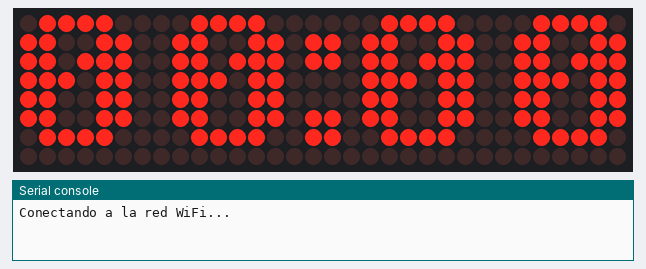
A program run on a simulated ESP32 board running MicroPython. Shown: 32×8 LED matrix, the last lines printed to the serial console. WiFi joins after 1.5 s; the clock reads 2024-03-15 10:24:30 at power-on unless the program sets it; library files of the repository ran but are not shown: max7219.py.

Above: at 0.1 s.
At 1.7 s:
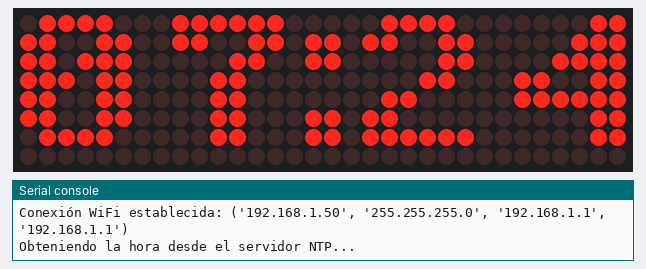
At 27.4 s:
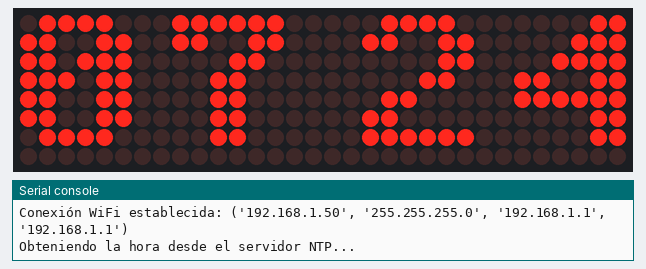
At 61.5 s:
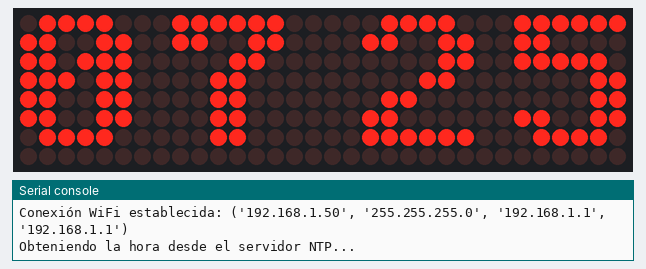
At 92.5 s:
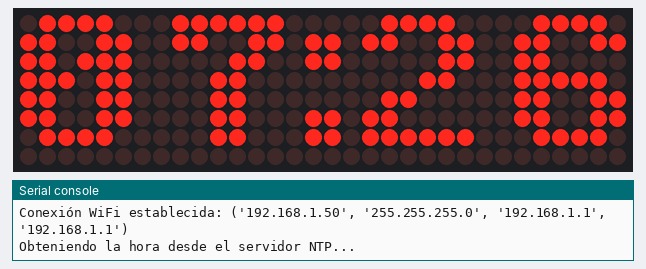
At 123.9 s:
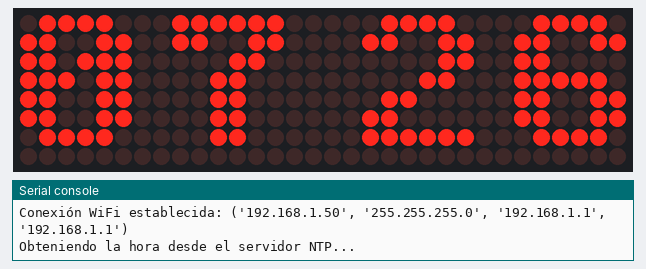

Measured:
- what the display in image 1 shows lasts 1.0 s, from 1.7 s to 2.7 s
- what the display in image 2 shows lasts 2.6 s, from 27.4 s to 30.0 s

The program:

main.py
```python
import time  # Importa la biblioteca para manejar el tiempo
import ntptime  # Importa la biblioteca para obtener la hora de un servidor NTP
import wifimgr  # Importa la biblioteca para gestionar la conexión WiFi
from max7219 import Matrix8x8 as M  # Importa la clase para controlar el display MAX7219
from machine import Pin, SPI  # Importa las clases para manejar pines y SPI

# Configuración del SPI y del MAX7219
"""
# Descomentar para usar el ESP32 o Pico W
# Configuración para ESP32 y Pico W: DIN=GPIO 3, CLOCK=GPIO 2, CS= GPIO 5
spi = SPI(0, baudrate=10000000, polarity=1, phase=0, sck=Pin(2), mosi=Pin(3))
ss = Pin(5, Pin.OUT)
"""

# Descomentar para usar el 8266
# Configuración para 8266: DIN=GPIO 13, CLOCK=GPIO 14, CS= GPIO 15
spi = SPI(1, baudrate=10000000, polarity=0, phase=0)  # Configuración del SPI
ss = Pin(15, Pin.OUT)  # Pin para seleccionar el chip MAX7219

# Inicialización del display MAX7219
display = M(spi, ss, 4)  # Crea un objeto de display con 4 matrices
display.brightness(1)  # Ajuste del brillo del display (1 a 15)
display.fill(0)  # Limpia el display
display.show()  # Actualiza el display

def display_initial_time():
    """Muestra '00:00' en el display inicial."""
    display.fill(0)  # Limpia el display
    display_text_on_range(0, 1, "00", offset_x=1, offset_y=0, color=1)  # Muestra horas
    display_text_on_range(2, 3, "00", offset_x=-17, offset_y=0, color=1)  # Muestra minutos
    display.rect(15, 1, 2, 2, 1)  # Dibuja un indicador para horas
    display.rect(15, 5, 2, 2, 1)  # Dibuja un indicador para minutos
    display.show()  # Actualiza el display

def connect_wifi():
    """Conecta a la red WiFi."""
    try:
        print("Conectando a la red WiFi...")  # Mensaje de conexión
        wlan = wifimgr.get_connection()  # Intenta obtener la conexión WiFi
        if wlan is None:  # Si no se conecta
            raise Exception("¡Error! No se pudo conectar a la red WiFi.")
        print("Conexión WiFi establecida:", wlan.ifconfig())  # Imprime la dirección IP
        return True  # Conexión exitosa
    except Exception as e:
        print("Error al conectar a la red WiFi:", e)  # Imprime el error
        return False  # Conexión fallida

def get_ntp_time():
    """Obtiene la hora desde el servidor NTP."""
    try:
        print("Obteniendo la hora desde el servidor NTP...")  # Mensaje de obtención de hora
        ntptime.settime()  # Sincroniza el reloj interno con el NTP
        return time.localtime()  # Devuelve la hora local
    except Exception as e:
        print("Error al obtener la hora desde NTP:", e)  # Imprime el error
        return None  # Retorna None si falla

def display_text_on_range(start_matrix, end_matrix, text, offset_x=0, offset_y=0, color=1):
    """Muestra texto en un rango de matrices del display."""
    num_matrices = end_matrix - start_matrix + 1  # Número de matrices a usar
    text_length = len(text)  # Longitud del texto
    total_space = num_matrices * 8  # Espacio total disponible

    # Ajustar el texto si es demasiado largo
    if text_length > total_space:
        text = text[:total_space]  # Trunca el texto si es necesario

    for idx in range(start_matrix, end_matrix + 1):  # Itera sobre las matrices
        start_col = (idx - start_matrix) * 8  # Columna inicial
        end_col = start_col + 8  # Columna final
        segment = text[start_col:end_col]  # Segmento de texto a mostrar
        display.text(segment, start_col - offset_x, offset_y, color)  # Muestra el segmento en el display
        display.show()  # Actualiza el display

def display_time_on_matrix(datetime_tuple):
    """Muestra la hora y minutos en dos displays separados."""
    if datetime_tuple is not None:  # Si se obtuvo la hora
        buenos_aires_hour = (datetime_tuple[3] - 3) % 24  # Ajuste para Buenos Aires (UTC-3)
        hour_str = "{:02d}".format(buenos_aires_hour)  # Formatea la hora
        minute_str = "{:02d}".format(datetime_tuple[4])  # Formatea los minutos
        display.fill(0)  # Limpia el display
        display_text_on_range(0, 1, hour_str, offset_x=1, offset_y=0, color=1)  # Muestra horas
        display_text_on_range(2, 3, minute_str, offset_x=-17, offset_y=0, color=1)  # Muestra minutos
        display.show()  # Actualiza el display

def blink_time_indicator():
    """Parpadea los indicadores de hora en el display."""
    for _ in range(2):  # Parpadea dos veces
        display.rect(15, 1, 2, 2, 1)  # Dibuja un rectángulo para las horas
        display.rect(15, 5, 2, 2, 1)  # Dibuja un rectángulo para los minutos
        display.show()  # Actualiza el display
        time.sleep(1)  # Espera 1 segundo
        display.rect(15, 1, 2, 2, 0)  # Borra el rectángulo de horas
        display.rect(15, 5, 2, 2, 0)  # Borra el rectángulo de minutos
        display.show()  # Actualiza el display
        time.sleep(1)  # Espera 1 segundo

# Mostrar "00:00" al iniciar
display_initial_time()  # Llama a la función para mostrar la hora inicial

# Intentar conectar a la red WiFi
if connect_wifi():  # Si se conecta exitosamente
    current_time = get_ntp_time()  # Obtiene la hora actual
    display_time_on_matrix(current_time)  # Muestra la hora en el display

# Bucle principal
while True:
    blink_time_indicator()  # Parpadea los indicadores de hora

    if connect_wifi():  # Intenta conectar a la red WiFi
        current_time = get_ntp_time()  # Obtiene la hora actual
        display_time_on_matrix(current_time)  # Muestra la hora en el display
    else:
        print("Esperando conexión a la red WiFi...")  # Mensaje si no se conecta
```
